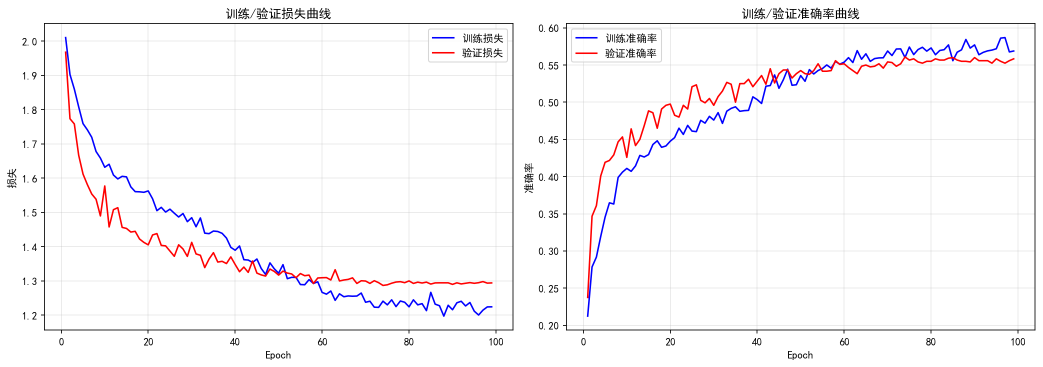
#> input picture results/training_curves_CNN.png, 2085 x 734 px (shown at 1/2 size)
$ python plot_combined_training.py
#> lines starting #> are read from the running program, lines starting #| are printed output that depends on the picture
"""
合并CNN和CRNN的训练曲线图片到一张图
"""

import matplotlib.pyplot as plt
import matplotlib.image as mpimg
from pathlib import Path

from src.config import RESULTS_DIR

plt.rcParams["font.sans-serif"] = ["SimHei", "Microsoft YaHei"]
plt.rcParams["axes.unicode_minus"] = False


def combine_training_curves(save_path=None):
    """将CNN和CRNN的训练曲线图片合并为一张图"""
    cnn_path = RESULTS_DIR / "training_curves_CNN.png"
    crnn_path = RESULTS_DIR / "training_curves_CRNN.png"

    if not cnn_path.exists() or not crnn_path.exists():
        print(f"未找到训练曲线图片")
        return

    # 读取图片
    cnn_img = mpimg.imread(str(cnn_path))
#> cnn_img is the input picture: shape (734, 2085, 4) float32; mean R, G, B, A 0.977, 0.97, 0.977, 1
    crnn_img = mpimg.imread(str(crnn_path))
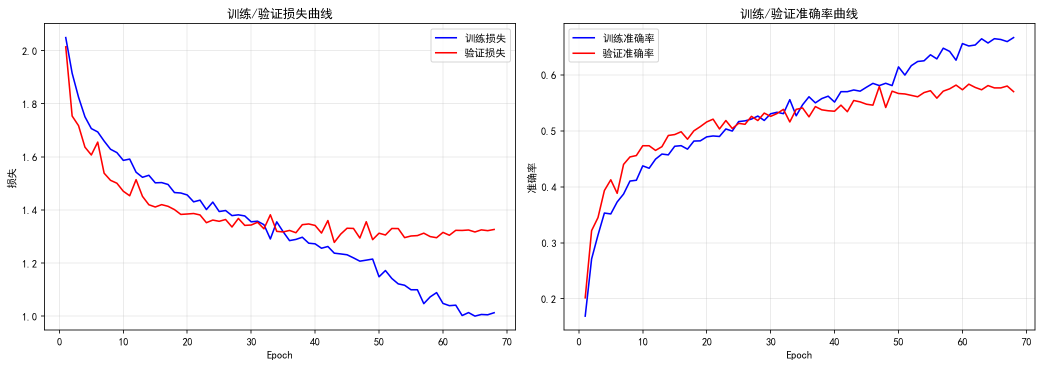
#> input picture results/training_curves_CRNN.png, 2085 x 734 px (shown at 1/2 size)
#> crnn_img is the input picture: shape (734, 2085, 4) float32; mean R, G, B, A 0.979, 0.973, 0.979, 1

    # 上下排列
    fig, (ax1, ax2) = plt.subplots(2, 1, figsize=(14, 10), dpi=150)

    ax1.imshow(cnn_img)
    ax1.set_title("CNN 训练曲线", fontsize=13, fontweight="bold", pad=10)
    ax1.axis("off")

    ax2.imshow(crnn_img)
    ax2.set_title("CRNN 训练曲线", fontsize=13, fontweight="bold", pad=10)
    ax2.axis("off")

    fig.suptitle("深度学习模型训练曲线对比", fontsize=15, fontweight="bold", y=0.98)
    plt.tight_layout(rect=[0, 0, 1, 0.96])

    if save_path:
        fig.savefig(save_path, dpi=150, bbox_inches="tight")
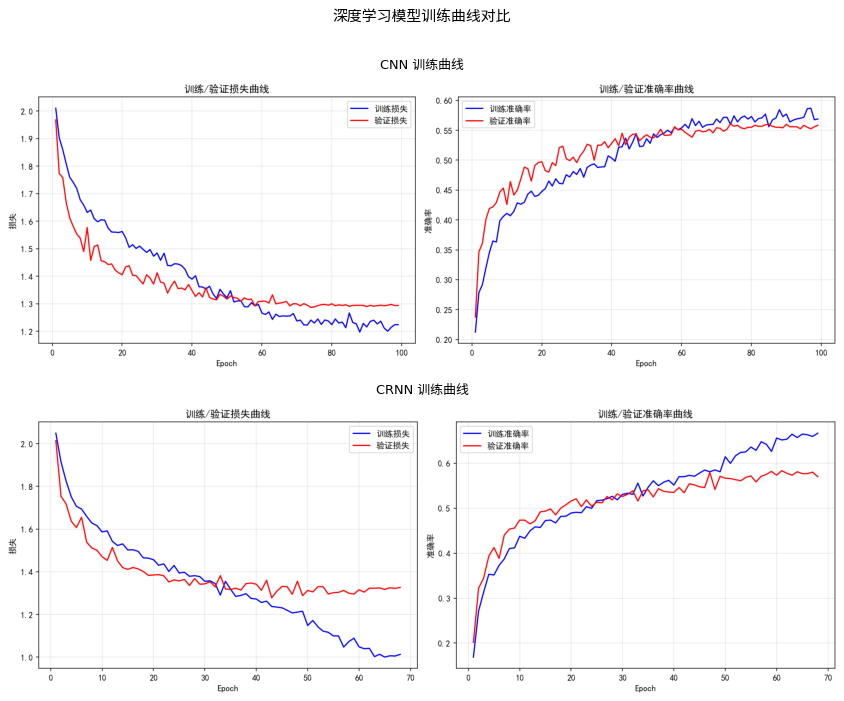
#> figure drawn by matplotlib, 2 panels
        print(f"已保存: {save_path}")

    return fig


if __name__ == "__main__":
    save_path = RESULTS_DIR / "training_curves_all.png"
    combine_training_curves(save_path)
    print("完成!")
